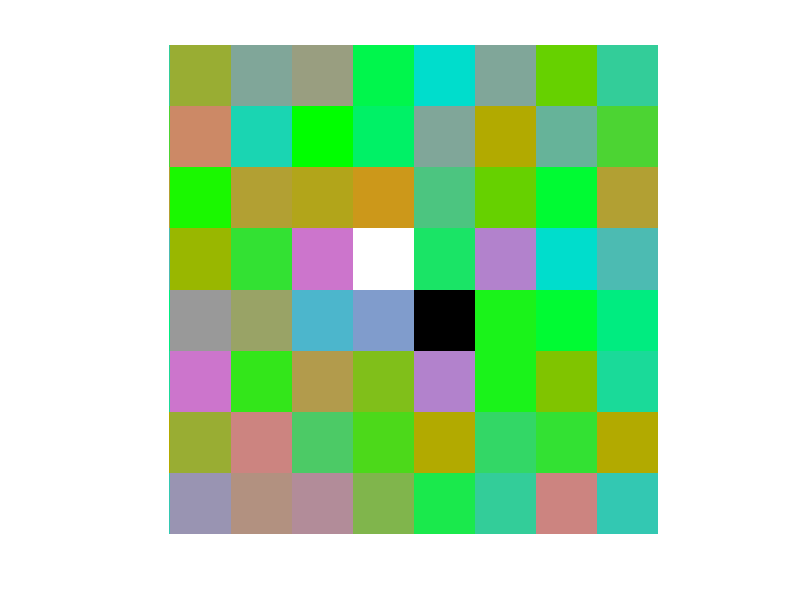
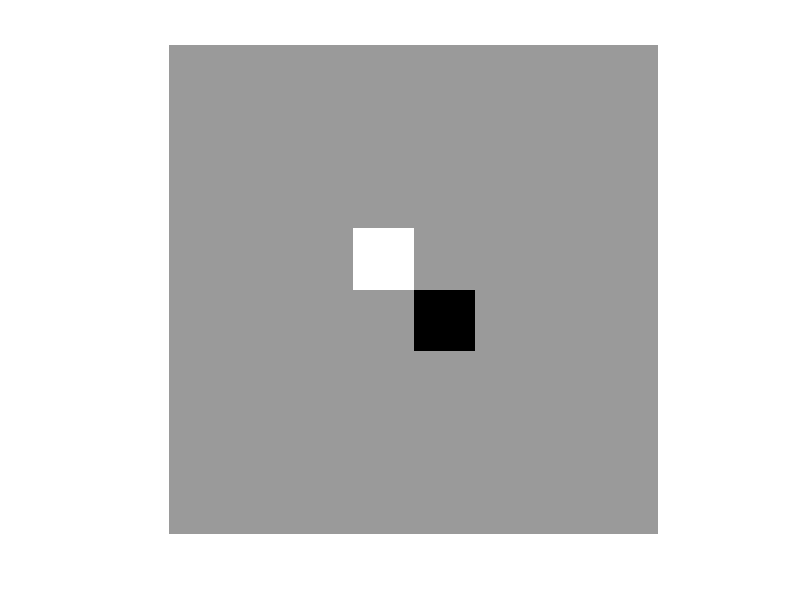

Source code (MATLAB) for these figures, in order:
close all

if exist('OCTAVE_VERSION','builtin'), pkg load image; end
%--------------------------------
w1=0.299; w2=0.587; w3=0.114; gray=0.6;
n=256;

image=im2double(zeros(n,n,3));
nblock=8; width=floor(n/nblock);

for i=1:nblock
    i0 = (i-1)*width+1; i1 = i0+width-1;
    for j=1:nblock
        j0 = (j-1)*width+1; j1 = j0+width-1;
        r = 0.1*randi([0,nblock],1,1);
        b = 0.1*randi([0,nblock],1,1);
        g = (gray - w1*r - w3*b)/w2;
        if i==nblock/2 && j==nblock/2, r=1;g=1;b=1; end
        if i==nblock/2+1 && j==nblock/2+1, r=0;g=0;b=0; end
        image(i0:i1,j0:j1,1)=r;
        image(i0:i1,j0:j1,2)=g;
        image(i0:i1,j0:j1,3)=b;
end,end

figure,imshow(image)
imwrite(image,'synthetic-Checkerboard.png')

imageG = rgb2gray(image);
figure,imshow(imageG)
